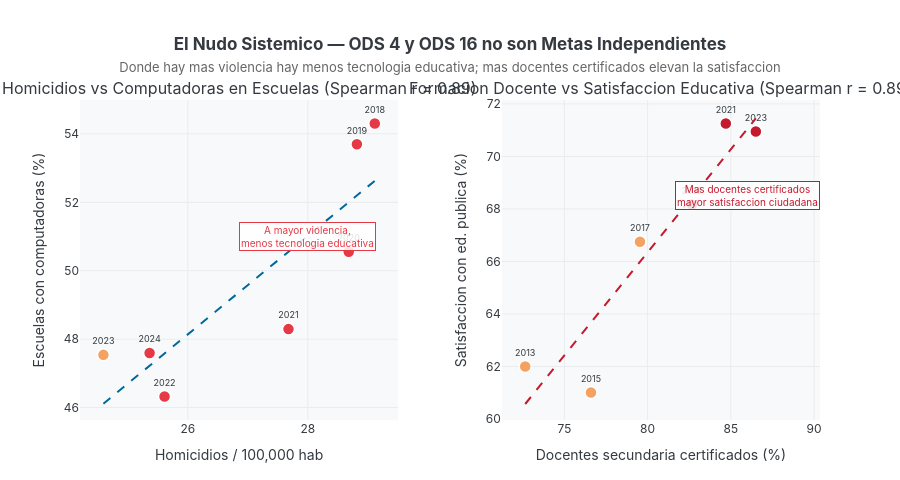

Notebook cell for this chart:
### Markdown cell above
## Acto VI — El Nudo Sistémico
¿Son independientes el rezago educativo y la crisis institucional? Los datos dicen que **no**.
La correlación de Spearman entre la tasa de homicidios y la disponibilidad de computadoras
en las escuelas es **r = −0.96**: donde más violencia, menos recursos tecnológicos en aulas.
Y la satisfacción con la educación pública sube casi en paralelo con la formación docente (r ≈ 0.94).
ODS 4 y ODS 16 no son metas separadas — son las dos caras de la misma deuda sistémica.

### Code cell
# ══════════════════════════════════════════════════════════════════════════════
# FIGURA 6 — El Nudo Sistémico: ODS 4 × ODS 16
# ══════════════════════════════════════════════════════════════════════════════

# ── Scatter 1: Homicidios vs Computadoras ─────────────────────────────────────
hom  = get_serie('16.1.1')
comp = get_serie('4.A.1.C')
m1 = hom[['periodo','valor']].rename(columns={'valor':'homicidios'}).merge(
    comp[['periodo','valor']].rename(columns={'valor':'compus'}), on='periodo'
)
r_hc, p_hc = spearmanr(m1['homicidios'], m1['compus'])

# ── Scatter 2: Formación docente vs Satisfacción educativa ────────────────────
educ_sat = get_serie('16.6.2.A')
prof_sec = get_serie('4.C.1.C')
m2 = educ_sat[['periodo','valor']].rename(columns={'valor':'satisf'}).merge(
    prof_sec[['periodo','valor']].rename(columns={'valor':'formacion'}), on='periodo'
)
r_sf, p_sf = spearmanr(m2['satisf'], m2['formacion'])

fig6 = make_subplots(
    rows=1, cols=2,
    subplot_titles=[
        'Homicidios vs Computadoras en Escuelas (Spearman r = {:.2f})'.format(r_hc),
        'Formacion Docente vs Satisfaccion Educativa (Spearman r = {:.2f})'.format(r_sf)
    ],
    horizontal_spacing=0.14
)

# Scatter 1
yr_colors_1 = [C_ALERTA if h > 25 else C_ACENTO if h > 20 else C_MEJORA for h in m1['homicidios']]
fig6.add_trace(go.Scatter(
    x=m1['homicidios'], y=m1['compus'],
    mode='markers+text',
    text=[str(int(y)) for y in m1['periodo']],
    textposition='top center',
    textfont=dict(size=9, color=C_LINEA),
    marker=dict(size=12, color=yr_colors_1, line=dict(width=1.5, color='white')),
    showlegend=False,
    hovertemplate='<b>%{text}</b><br>Homicidios: %{x:.1f}/100k<br>Computadoras: %{y:.1f}%<extra></extra>'
), row=1, col=1)

# Trendline scatter 1
m1_sort = m1.sort_values('homicidios')
poly1 = np.polyfit(m1_sort['homicidios'], m1_sort['compus'], 1)
x_trend1 = np.linspace(m1_sort['homicidios'].min(), m1_sort['homicidios'].max(), 50)
fig6.add_trace(go.Scatter(
    x=x_trend1, y=np.polyval(poly1, x_trend1),
    mode='lines', line=dict(color=C_ODS16, width=2, dash='dash'),
    showlegend=False, hoverinfo='skip'
), row=1, col=1)

fig6.add_annotation(
    x=28, y=51,
    text='A mayor violencia,<br>menos tecnologia educativa',
    showarrow=False,
    font=dict(size=10, color=C_ALERTA),
    bgcolor='rgba(255,255,255,0.85)', bordercolor=C_ALERTA, borderwidth=1,
    row=1, col=1
)

# Scatter 2
yr_colors_2 = [C_ODS4 if s > 67 else C_ACENTO for s in m2['satisf']]
fig6.add_trace(go.Scatter(
    x=m2['formacion'], y=m2['satisf'],
    mode='markers+text',
    text=[str(int(y)) for y in m2['periodo']],
    textposition='top center',
    textfont=dict(size=9, color=C_LINEA),
    marker=dict(size=12, color=yr_colors_2, line=dict(width=1.5, color='white')),
    showlegend=False,
    hovertemplate='<b>%{text}</b><br>Formacion docente sec.: %{x:.1f}%<br>Satisfaccion ed.: %{y:.1f}%<extra></extra>'
), row=1, col=2)

# Trendline scatter 2
m2_sort = m2.sort_values('formacion')
poly2 = np.polyfit(m2_sort['formacion'], m2_sort['satisf'], 1)
x_trend2 = np.linspace(m2_sort['formacion'].min(), m2_sort['formacion'].max(), 50)
fig6.add_trace(go.Scatter(
    x=x_trend2, y=np.polyval(poly2, x_trend2),
    mode='lines', line=dict(color=C_ODS4, width=2, dash='dash'),
    showlegend=False, hoverinfo='skip'
), row=1, col=2)

fig6.add_annotation(
    x=86, y=68.5,
    text='Mas docentes certificados<br>mayor satisfaccion ciudadana',
    showarrow=False,
    font=dict(size=10, color=C_ODS4),
    bgcolor='rgba(255,255,255,0.85)', bordercolor=C_ODS4, borderwidth=1,
    row=1, col=2
)

fig6.update_xaxes(showgrid=True, gridcolor='#E9ECEF')
fig6.update_yaxes(showgrid=True, gridcolor='#E9ECEF')
fig6.update_xaxes(title_text='Homicidios / 100,000 hab', row=1, col=1)
fig6.update_yaxes(title_text='Escuelas con computadoras (%)', row=1, col=1)
fig6.update_xaxes(title_text='Docentes secundaria certificados (%)', row=1, col=2)
fig6.update_yaxes(title_text='Satisfaccion con ed. publica (%)', row=1, col=2)

fig6.update_layout(
    title=dict(
        text='<b>El Nudo Sistemico — ODS 4 y ODS 16 no son Metas Independientes</b><br>'
             '<span style="font-size:13px;color:#666;font-weight:normal">'
             'Donde hay mas violencia hay menos tecnologia educativa; mas docentes certificados elevan la satisfaccion</span>',
        x=0.5, xanchor='center'
    ),
    height=480, plot_bgcolor=C_FONDO, paper_bgcolor='white',
    font=dict(family='Inter, Arial, sans-serif', color=C_LINEA),
    margin=dict(t=100, b=60)
)
fig6.show()

### Figure 1 — Plotly figure (JSON) as saved in the notebook; plotly's stock layout.template omitted (floating-point values rounded to 4 significant figures)
{"data": [{"hovertemplate": "<b>%{text}</b><br>Homicidios: %{x:.1f}/100k<br>Computadoras: %{y:.1f}%<extra></extra>", "marker": {"color": ["#E63946", "#E63946", "#E63946", "#E63946", "#E63946", "#F4A261", "#E63946"], "line": {"color": "white", "width": 1.5}, "size": 12}, "mode": "markers+text", "showlegend": false, "text": ["2018", "2019", "2020", "2021", "2022", "2023", "2024"], "textfont": {"color": "#343A40", "size": 9}, "textposition": "top center", "type": "scatter", "x": [29.12, 28.82, 28.68, 27.68, 25.61, 24.59, 25.36], "xaxis": "x", "y": [54.3, 53.7, 50.55, 48.29, 46.32, 47.54, 47.6], "yaxis": "y"}, {"hoverinfo": "skip", "line": {"color": "#00689D", "dash": "dash", "width": 2}, "mode": "lines", "showlegend": false, "type": "scatter", "x": [24.59, 24.69, 24.78, 24.87, 24.96, 25.06, 25.15, 25.24, 25.33, 25.42, 25.52, 25.61, 25.7, 25.79, 25.89, 25.98, 26.07, 26.16, 26.26, 26.35, 26.44, 26.53, 26.62, 26.72, 26.81, 26.9, 26.99, 27.09, 27.18, 27.27, 27.36, 27.46, 27.55, 27.64, 27.73, 27.82, 27.92, 28.01, 28.1, 28.19, 28.29, 28.38, 28.47, 28.56, 28.65, 28.75, 28.84, 28.93, 29.02, 29.12], "xaxis": "x", "y": [46.11, 46.25, 46.38, 46.51, 46.65, 46.78, 46.91, 47.04, 47.18, 47.31, 47.44, 47.58, 47.71, 47.84, 47.98, 48.11, 48.24, 48.37, 48.51, 48.64, 48.77, 48.91, 49.04, 49.17, 49.3, 49.44, 49.57, 49.7, 49.84, 49.97, 50.1, 50.24, 50.37, 50.5, 50.63, 50.77, 50.9, 51.03, 51.17, 51.3, 51.43, 51.56, 51.7, 51.83, 51.96, 52.1, 52.23, 52.36, 52.5, 52.63], "yaxis": "y"}, {"hovertemplate": "<b>%{text}</b><br>Formacion docente sec.: %{x:.1f}%<br>Satisfaccion ed.: %{y:.1f}%<extra></extra>", "marker": {"color": ["#F4A261", "#F4A261", "#F4A261", "#C5192D", "#C5192D", "#C5192D"], "line": {"color": "white", "width": 1.5}, "size": 12}, "mode": "markers+text", "showlegend": false, "text": ["2013", "2015", "2017", "2019", "2021", "2023"], "textfont": {"color": "#343A40", "size": 9}, "textposition": "top center", "type": "scatter", "x": [72.65, 76.6, 79.54, 82.66, 84.7, 86.5], "xaxis": "x2", "y": [62.0, 61.01, 66.75, 68.17, 71.26, 70.95], "yaxis": "y2"}, {"hoverinfo": "skip", "line": {"color": "#C5192D", "dash": "dash", "width": 2}, "mode": "lines", "showlegend": false, "type": "scatter", "x": [72.65, 72.93, 73.21, 73.5, 73.78, 74.06, 74.35, 74.63, 74.91, 75.19, 75.48, 75.76, 76.04, 76.32, 76.61, 76.89, 77.17, 77.46, 77.74, 78.02, 78.3, 78.59, 78.87, 79.15, 79.43, 79.72, 80.0, 80.28, 80.56, 80.85, 81.13, 81.41, 81.7, 81.98, 82.26, 82.54, 82.83, 83.11, 83.39, 83.67, 83.96, 84.24, 84.52, 84.81, 85.09, 85.37, 85.65, 85.94, 86.22, 86.5], "xaxis": "x2", "y": [60.57, 60.79, 61.02, 61.24, 61.46, 61.68, 61.9, 62.13, 62.35, 62.57, 62.79, 63.01, 63.24, 63.46, 63.68, 63.9, 64.12, 64.35, 64.57, 64.79, 65.01, 65.23, 65.46, 65.68, 65.9, 66.12, 66.34, 66.57, 66.79, 67.01, 67.23, 67.45, 67.68, 67.9, 68.12, 68.34, 68.56, 68.78, 69.01, 69.23, 69.45, 69.67, 69.89, 70.12, 70.34, 70.56, 70.78, 71.0, 71.23, 71.45], "yaxis": "y2"}], "layout": {"annotations": [{"font": {"size": 16}, "showarrow": false, "text": "Homicidios vs Computadoras en Escuelas (Spearman r = 0.89)", "x": 0.215, "xanchor": "center", "xref": "paper", "y": 1, "yanchor": "bottom", "yref": "paper"}, {"font": {"size": 16}, "showarrow": false, "text": "Formacion Docente vs Satisfaccion Educativa (Spearman r = 0.89)", "x": 0.785, "xanchor": "center", "xref": "paper", "y": 1, "yanchor": "bottom", "yref": "paper"}, {"bgcolor": "rgba(255,255,255,0.85)", "bordercolor": "#E63946", "borderwidth": 1, "font": {"color": "#E63946", "size": 10}, "showarrow": false, "text": "A mayor violencia,<br>menos tecnologia educativa", "x": 28, "xref": "x", "y": 51, "yref": "y"}, {"bgcolor": "rgba(255,255,255,0.85)", "bordercolor": "#C5192D", "borderwidth": 1, "font": {"color": "#C5192D", "size": 10}, "showarrow": false, "text": "Mas docentes certificados<br>mayor satisfaccion ciudadana", "x": 86, "xref": "x2", "y": 68.5, "yref": "y2"}], "font": {"color": "#343A40", "family": "Inter, Arial, sans-serif"}, "height": 480, "margin": {"b": 60, "t": 100}, "paper_bgcolor": "white", "plot_bgcolor": "#F8F9FA", "title": {"text": "<b>El Nudo Sistemico — ODS 4 y ODS 16 no son Metas Independientes</b><br><span style=\"font-size:13px;color:#666;font-weight:normal\">Donde hay mas violencia hay menos tecnologia educativa; mas docentes certificados elevan la satisfaccion</span>", "x": 0.5, "xanchor": "center"}, "xaxis": {"anchor": "y", "domain": [0, 0.43], "gridcolor": "#E9ECEF", "showgrid": true, "title": {"text": "Homicidios / 100,000 hab"}}, "xaxis2": {"anchor": "y2", "domain": [0.57, 1], "gridcolor": "#E9ECEF", "showgrid": true, "title": {"text": "Docentes secundaria certificados (%)"}}, "yaxis": {"anchor": "x", "domain": [0, 1], "gridcolor": "#E9ECEF", "showgrid": true, "title": {"text": "Escuelas con computadoras (%)"}}, "yaxis2": {"anchor": "x2", "domain": [0, 1], "gridcolor": "#E9ECEF", "showgrid": true, "title": {"text": "Satisfaccion con ed. publica (%)"}}}}
